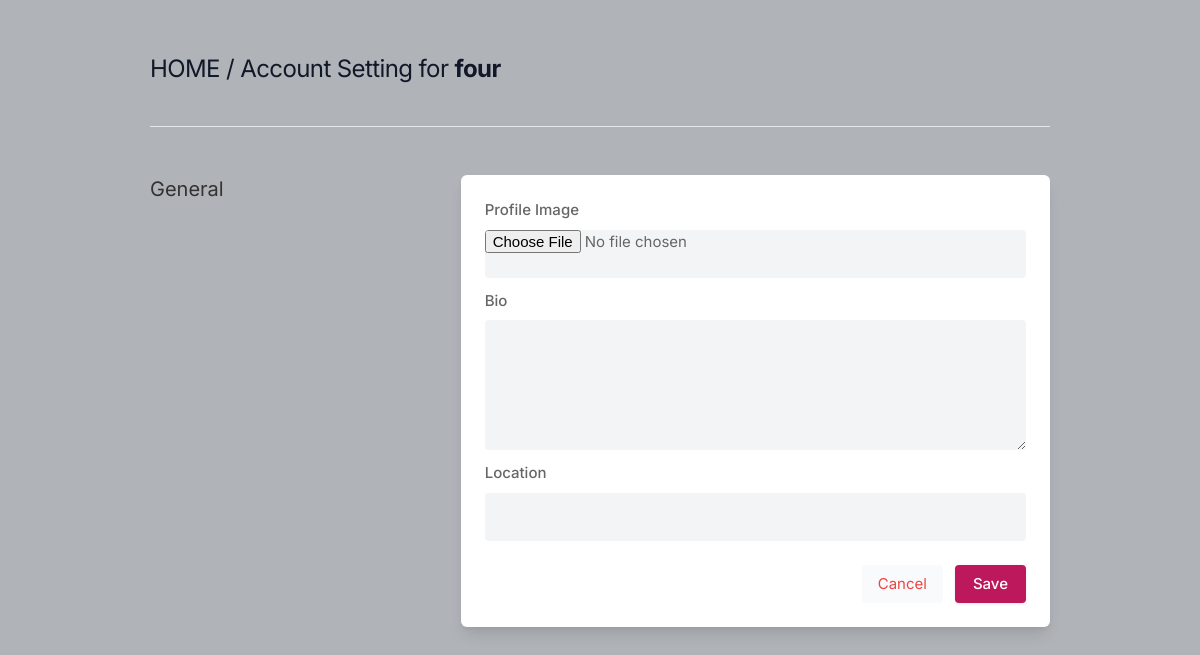
Before: /settings/ (signed in) with the older database file.
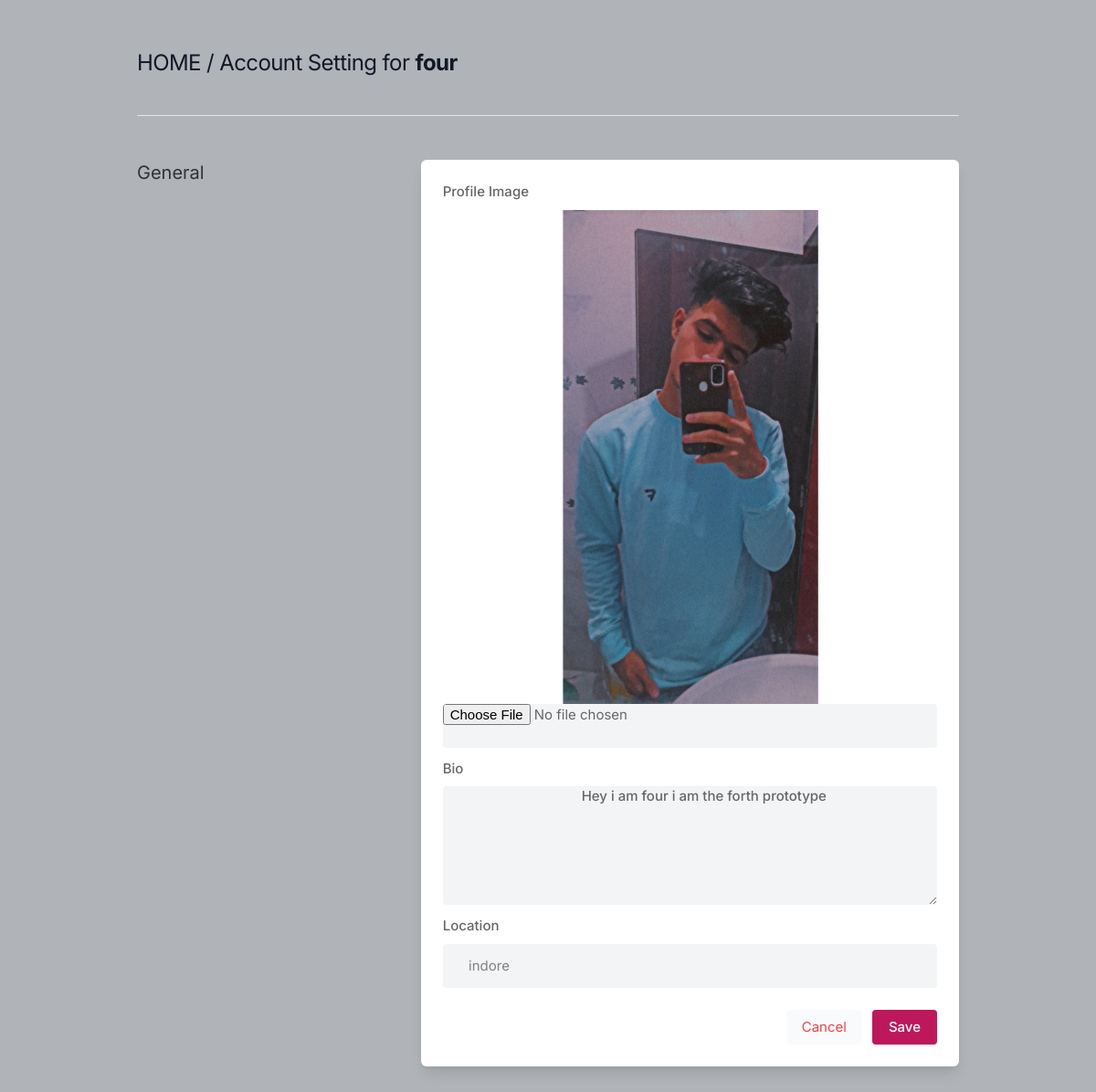
After: the same page with the newer database file.
### core/models.py (models this page shows, shortened)
class Profile(models.Model):
    user = models.ForeignKey(User, on_delete= models.CASCADE)
    id_user = models.IntegerField()
    bio = models.TextField(blank=True)
    profileImg = models.ImageField(
        upload_to='profile_images' , default='blank-profile-picture.png')
    location = models.CharField(max_length=50 , blank=True)

### core/views.py (the view, shortened to what this page needs)
# urls.py: path('settings/' , views.settings , name="settings"),
@login_required(login_url='signin')
def settings(request):
    user_profile = Profile.objects.get(user = request.user)
    return render(request,'setting.html' , {'user_profile' : user_profile})

### templates/setting.html (shortened to what this page needs)
{% load static %}
<!DOCTYPE html>
<html lang="en">
<head>
    <link rel="stylesheet" href="{% static 'assets/css/icons.css' %}">
    <link rel="stylesheet" href="{% static 'assets/css/uikit.css' %}">
    <link rel="stylesheet" href="{% static 'assets/css/style.css' %}">
    <link rel="stylesheet" href="{% static 'assets/css/tailwind.css' %}">
</head>
<body>
            <div class="container m-auto">
                <h1 class="text-2xl leading-none text-gray-900 tracking-tight mt-3">
                    <a href="/">HOME </a> / Account Setting for <b>{{user.username}}</b> </h1>
                <br><br>
                    <hr>
                <div class="grid lg:grid-cols-3 mt-12 gap-8">
                    <div>
                        <h3 class="text-xl mb-2"> General</h3>
                    </div>
                    <div class="bg-white rounded-md lg:shadow-lg shadow col-span-2">
                        <form action="" method="POST" enctype = "multipart/form-data">
                       <div class="grid grid-cols-2 gap-3 lg:p-6 p-4">
                            <div class="col-span-2">
                                <label for=""> Profile Image</label>
                                <img src="{{user_profile.profileImg.url}}" alt="">
                                <input type="file"  name ="image" value="{{user_profile.profileImg}}" class="shadow-none bg-gray-100">
                            </div>
                            <div class="col-span-2">
                                <label for="bio">Bio</label>
                                <textarea id="bio" name="bio" rows="3"  class="shadow-none bg-gray-100">
                                    {{user_profile.bio}}
                                </textarea>
                            </div>
                            <div class="col-span-2">
                                <label for="location"> Location</label>
                                <input type="text" name ="location"  id="location"
                                value = " {{user_profile.location}}"
                                placeholder="" class="shadow-none bg-gray-100">
                            </div>
                       </div>
                       <div class="bg-gray-10 p-6 pt-0 flex justify-end space-x-3">
                           <button class="p-2 px-4 rounded bg-gray-50 text-red-500"> <a href="/">Cancel </a> </button>
                           <button type="submit" class="button bg-blue-700"> Save </button>
                       </div>
                    </form>
                    </div>
                    <br>
                </div>
            </div>
</body>
</html>

### static/assets/css/style.css (style rules this page uses)
body { background-color: #B0B3B8!important; }
button { vertical-align: middle; }
span.button, button.button { background-color: #be185d; top: 0; color: #fff; position: relative; padding: 8px 18px; line-height: 22px; position: relative; font-weight: 500; font-size: 15px; display: inline-block; -webkit-transition: all 0.2s ease-in-out; transition: all 0.2s ease-in-out; cursor: pointer; overflow: hidden; border: none; border-radius: 4px; -webkit-box-shadow: 0 1px 3px rgba(0, 0, 0, 0.1); box-shadow: 0 1px 3px rgba(0, 0, 0, 0.1); }
input { height: 48px; line-height: 48px; padding: 0 20px; outline: none; font-size: 15px; color: #808080; max-width: 100%; width: 100%; -webkit-box-sizing: border-box; box-sizing: border-box; display: block; font-weight: 400; opacity: 1; border-radius: 4px; border: none; -webkit-box-shadow: 0 1px 4px 0px rgba(0, 0, 0, 0.12); box-shadow: 0 1px 4px 0px rgba(0, 0, 0, 0.12); }
input[type="text"], input[type="password"], input[type="email"], input[type="number"] { height: 48px; line-height: 48px; padding: 0 20px; outline: none; font-size: 15px; color: #808080; max-width: 100%; width: 100%; -webkit-box-sizing: border-box; box-sizing: border-box; display: block; font-weight: 400; opacity: 1; border-radius: 4px; border: none; -webkit-box-shadow: 0 1px 4px 0px rgba(0, 0, 0, 0.12); box-shadow: 0 1px 4px 0px rgba(0, 0, 0, 0.12); }
textarea { height: 48px; line-height: 48px; padding: 0 20px; outline: none; font-size: 15px; color: #808080; margin: 0 0 16px 0; max-width: 100%; width: 100%; -webkit-box-sizing: border-box; box-sizing: border-box; display: block; background-color: #fff; font-weight: 500; opacity: 1; border-radius: 4px; border: none; -webkit-box-shadow: 0 1px 4px 0px rgba(0, 0, 0, 0.12); box-shadow: 0 1px 4px 0px rgba(0, 0, 0, 0.12); }
input { -webkit-transition: all 0.1s ease-in-out; transition: all 0.1s ease-in-out; }
::placeholder { color: #808080; opacity: 1; }
textarea { height: auto; line-height: 27px; padding: 20px; min-height: 130px; -webkit-transition: none !important; transition: none !important; min-width: 100%; }
label, legend { display: block; font-weight: bold; font-size: 15px; font-weight: 500; margin-bottom: 8px; }
button { border: none; margin: 0; padding: 0; width: auto; overflow: visible; background: transparent; color: inherit; font: inherit; line-height: normal; cursor: pointer; }
a { color: #be185d; -webkit-transition: 0.3s; transition: 0.3s; outline: none !important; }
button { outline: none !important; }
img { max-width: 100%; }
body { color: #666; font-size: 15px; line-height: 27px; background-color: #f0f2f5; font-family: "Inter", sans-serif; text-transform: none; }
h1, h2, h3, h4, h5, h6 { font-family: "Inter", sans-serif; text-transform: none; }
input[type="text"], input[type="password"], input[type="email"] { font-family: "Inter", sans-serif; text-transform: none; }
textarea, select { font-family: "Inter", sans-serif; text-transform: none; }
button, body .pac-container { font-family: "Inter", sans-serif; text-transform: none; }
h1, h2, h3, h4, h5, h6 { color: #333; font-weight: 500; margin: 0; padding: 0; }
h1 { font-size: 32px; }
h3 { font-size: 22px; }
b, strong { font-weight: 700 !important; }
@media (min-width: 1024px) { .container { max-width: 900px !important; padding-top: 45px; } }
.shadow-none { -webkit-box-shadow: none !important; box-shadow: none !important; }

Changed rows visible on the page:
changed Profile: profileImg: picture added; bio (not shown) → "Hey i am four i am the forth prototype"; location (not shown) → "indore"
